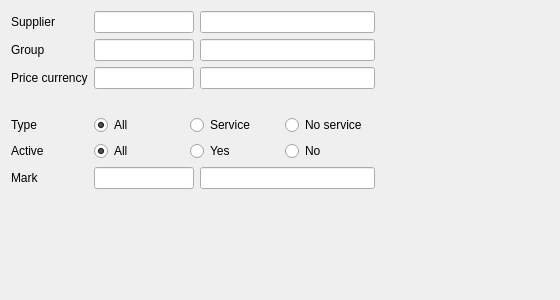
<?xml version="1.0" encoding="UTF-8"?>
<ui version="4.0">
 <class>CR5GoodsFilter</class>
 <widget class="QWidget" name="CR5GoodsFilter">
  <property name="geometry">
   <rect>
    <x>0</x>
    <y>0</y>
    <width>560</width>
    <height>300</height>
   </rect>
  </property>
  <property name="windowTitle">
   <string>Form</string>
  </property>
  <layout class="QGridLayout" name="gridLayout">
   <item row="7" column="1">
    <spacer name="verticalSpacer">
     <property name="orientation">
      <enum>Qt::Vertical</enum>
     </property>
     <property name="sizeHint" stdset="0">
      <size>
       <width>20</width>
       <height>40</height>
      </size>
     </property>
    </spacer>
   </item>
   <item row="6" column="0">
    <widget class="QLabel" name="label_10">
     <property name="text">
      <string>Mark</string>
     </property>
    </widget>
   </item>
   <item row="6" column="1">
    <widget class="C5LineEditWithSelector" name="leMark">
     <property name="maximumSize">
      <size>
       <width>100</width>
       <height>16777215</height>
      </size>
     </property>
     <property name="FilterName" stdset="0">
      <string>mark</string>
     </property>
    </widget>
   </item>
   <item row="6" column="2">
    <widget class="C5LineEditWithSelector" name="leMarkName">
     <property name="focusPolicy">
      <enum>Qt::NoFocus</enum>
     </property>
     <property name="readOnly">
      <bool>true</bool>
     </property>
    </widget>
   </item>
   <item row="5" column="0">
    <widget class="QLabel" name="label_8">
     <property name="text">
      <string>Active</string>
     </property>
    </widget>
   </item>
   <item row="1" column="1">
    <widget class="C5LineEditWithSelector" name="leGroup">
     <property name="maximumSize">
      <size>
       <width>100</width>
       <height>16777215</height>
      </size>
     </property>
     <property name="FilterName" stdset="0">
      <string>group</string>
     </property>
    </widget>
   </item>
   <item row="0" column="0">
    <widget class="QLabel" name="label">
     <property name="text">
      <string>Supplier</string>
     </property>
    </widget>
   </item>
   <item row="2" column="2">
    <widget class="C5LineEditWithSelector" name="leCurrName">
     <property name="focusPolicy">
      <enum>Qt::NoFocus</enum>
     </property>
     <property name="readOnly">
      <bool>true</bool>
     </property>
    </widget>
   </item>
   <item row="4" column="1" colspan="2">
    <widget class="QWidget" name="widget" native="true">
     <property name="minimumSize">
      <size>
       <width>0</width>
       <height>0</height>
      </size>
     </property>
     <layout class="QHBoxLayout" name="horizontalLayout_3">
      <property name="leftMargin">
       <number>0</number>
      </property>
      <property name="topMargin">
       <number>0</number>
      </property>
      <property name="rightMargin">
       <number>0</number>
      </property>
      <property name="bottomMargin">
       <number>0</number>
      </property>
      <item>
       <widget class="QRadioButton" name="rbAll">
        <property name="text">
         <string>All</string>
        </property>
        <property name="checked">
         <bool>true</bool>
        </property>
       </widget>
      </item>
      <item>
       <widget class="QRadioButton" name="rbService">
        <property name="text">
         <string>Service</string>
        </property>
       </widget>
      </item>
      <item>
       <widget class="QRadioButton" name="rbNoService">
        <property name="text">
         <string>No service</string>
        </property>
       </widget>
      </item>
     </layout>
    </widget>
   </item>
   <item row="0" column="2">
    <widget class="C5LineEditWithSelector" name="leSupplierName">
     <property name="focusPolicy">
      <enum>Qt::NoFocus</enum>
     </property>
     <property name="readOnly">
      <bool>true</bool>
     </property>
    </widget>
   </item>
   <item row="0" column="1">
    <widget class="C5LineEditWithSelector" name="leSupplier">
     <property name="maximumSize">
      <size>
       <width>100</width>
       <height>16777215</height>
      </size>
     </property>
     <property name="FiilterName" stdset="0">
      <string>supplier</string>
     </property>
    </widget>
   </item>
   <item row="1" column="0">
    <widget class="QLabel" name="label_2">
     <property name="text">
      <string>Group</string>
     </property>
    </widget>
   </item>
   <item row="4" column="0">
    <widget class="QLabel" name="label_7">
     <property name="text">
      <string>Type</string>
     </property>
    </widget>
   </item>
   <item row="2" column="1">
    <widget class="C5LineEditWithSelector" name="leCurr">
     <property name="maximumSize">
      <size>
       <width>100</width>
       <height>16777215</height>
      </size>
     </property>
     <property name="FilterName" stdset="0">
      <string>pricecurr</string>
     </property>
    </widget>
   </item>
   <item row="2" column="0">
    <widget class="QLabel" name="label_9">
     <property name="text">
      <string>Price currency</string>
     </property>
    </widget>
   </item>
   <item row="3" column="3">
    <spacer name="horizontalSpacer">
     <property name="orientation">
      <enum>Qt::Horizontal</enum>
     </property>
     <property name="sizeHint" stdset="0">
      <size>
       <width>40</width>
       <height>20</height>
      </size>
     </property>
    </spacer>
   </item>
   <item row="5" column="1" colspan="2">
    <widget class="QWidget" name="widget_2" native="true">
     <property name="minimumSize">
      <size>
       <width>0</width>
       <height>0</height>
      </size>
     </property>
     <layout class="QHBoxLayout" name="horizontalLayout">
      <property name="leftMargin">
       <number>0</number>
      </property>
      <property name="topMargin">
       <number>0</number>
      </property>
      <property name="rightMargin">
       <number>0</number>
      </property>
      <property name="bottomMargin">
       <number>0</number>
      </property>
      <item>
       <widget class="QRadioButton" name="rbActiveAll">
        <property name="text">
         <string>All</string>
        </property>
        <property name="checked">
         <bool>true</bool>
        </property>
       </widget>
      </item>
      <item>
       <widget class="QRadioButton" name="rbActiveYes">
        <property name="text">
         <string>Yes</string>
        </property>
       </widget>
      </item>
      <item>
       <widget class="QRadioButton" name="rbActiveNo">
        <property name="text">
         <string>No</string>
        </property>
       </widget>
      </item>
     </layout>
    </widget>
   </item>
   <item row="1" column="2">
    <widget class="C5LineEditWithSelector" name="leGroupName">
     <property name="focusPolicy">
      <enum>Qt::NoFocus</enum>
     </property>
     <property name="readOnly">
      <bool>true</bool>
     </property>
    </widget>
   </item>
  </layout>
 </widget>
 <customwidgets>
  <customwidget>
   <class>C5LineEditWithSelector</class>
   <extends>QLineEdit</extends>
   <header location="global">c5lineeditwithselector.h</header>
  </customwidget>
 </customwidgets>
 <tabstops>
  <tabstop>leSupplier</tabstop>
  <tabstop>leGroup</tabstop>
  <tabstop>leMark</tabstop>
  <tabstop>leCurr</tabstop>
  <tabstop>rbAll</tabstop>
  <tabstop>rbService</tabstop>
  <tabstop>rbNoService</tabstop>
  <tabstop>rbActiveAll</tabstop>
  <tabstop>rbActiveYes</tabstop>
  <tabstop>rbActiveNo</tabstop>
 </tabstops>
 <resources/>
 <connections/>
</ui>
